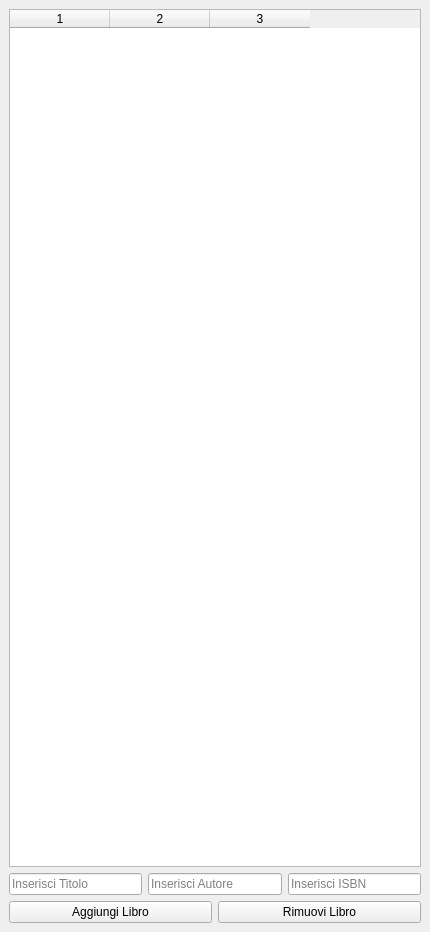
<?xml version="1.0" encoding="UTF-8"?>
<ui version="4.0">
 <class>MainWindow</class>
 <widget class="QMainWindow" name="MainWindow">
  <property name="geometry">
   <rect>
    <x>0</x>
    <y>0</y>
    <width>430</width>
    <height>932</height>
   </rect>
  </property>
  <property name="windowTitle">
   <string>Gestione Biblioteca</string>
  </property>
  <widget class="QWidget" name="centralwidget">
   <layout class="QVBoxLayout" name="verticalLayout">
    <item>
     <widget class="QTableWidget" name="tableLibri">
      <column/>
      <column/>
      <column/>
     </widget>
    </item>
    <item>
     <layout class="QHBoxLayout" name="horizontalLayout">
      <item>
       <widget class="QLineEdit" name="inputTitolo">
        <property name="placeholderText">
         <string>Inserisci Titolo</string>
        </property>
       </widget>
      </item>
      <item>
       <widget class="QLineEdit" name="inputAutore">
        <property name="placeholderText">
         <string>Inserisci Autore</string>
        </property>
       </widget>
      </item>
      <item>
       <widget class="QLineEdit" name="inputISBN">
        <property name="placeholderText">
         <string>Inserisci ISBN</string>
        </property>
       </widget>
      </item>
     </layout>
    </item>
    <item>
     <layout class="QHBoxLayout" name="horizontalLayoutButtons">
      <item>
       <widget class="QPushButton" name="btnAggiungi">
        <property name="text">
         <string>Aggiungi Libro</string>
        </property>
       </widget>
      </item>
      <item>
       <widget class="QPushButton" name="btnRimuovi">
        <property name="text">
         <string>Rimuovi Libro</string>
        </property>
       </widget>
      </item>
     </layout>
    </item>
   </layout>
  </widget>
 </widget>
 <resources/>
 <connections/>
</ui>
